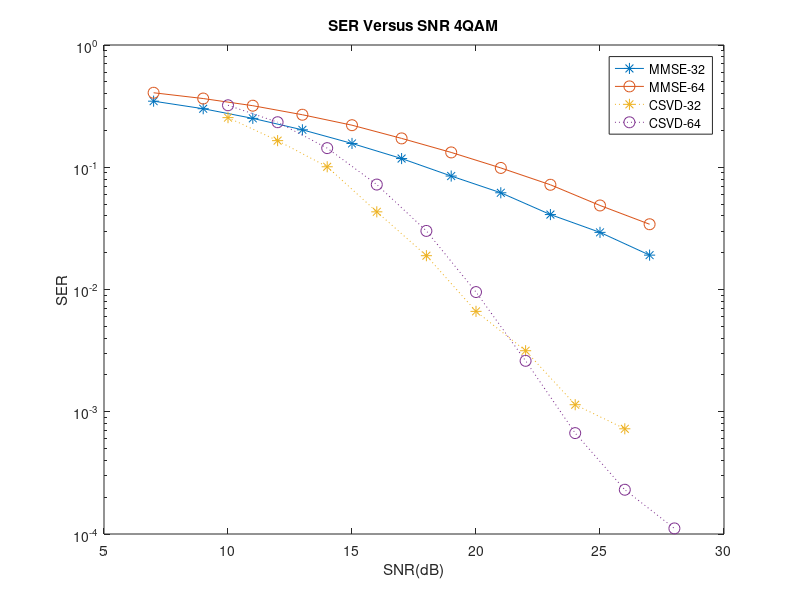
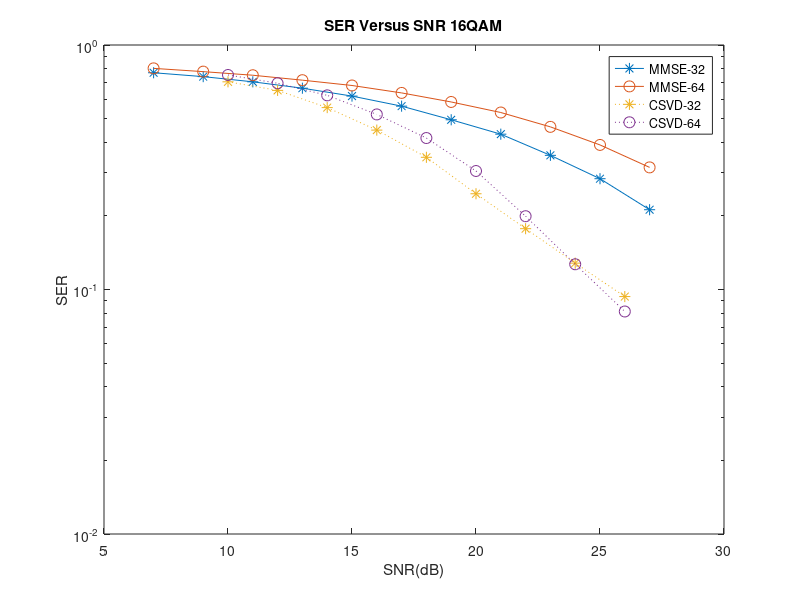

Recreate these plots in MATLAB, in order.
%% routine to plot SER vs SNR figure 
% RSVD modified version:
%modification includes: correct the calculation of noiseterm (use absolute value)
%reduce clipping operation
%get feasible hyper parameter settings (C=4, epsilon=1e-7, tol=1e-3)
%apply and veritfy update rule to Theta and G
%modify stopping criteria (use absolute value and use rough adaptive stopping cirteria to reduce step size when climb to the peak)
%the data come from the file '/home/tchen44/code/Tianpei/SVR for large MIMO/real SVR matlab/CSVR/test data/SER_16QAM'
%% MMSE 
SER_MMSE_32_4=[0.3471625000, 0.3011687500, 0.2510812500, 0.2024062500, 0.1565687500, 0.1178125000, 0.0847562500,...
    0.0618375000, 0.0410187500, 0.0293312500 ,0.0191062500];
SER_MMSE_32_16=[0.7700937500, 0.7424125000, 0.7070312500 ,0.6658000000, 0.6181000000, 0.5622250000,...
    0.4945250000, 0.4318125000, 0.3537750000 ,0.2838937500, 0.2119875000];
SER_MMSE_64_4=[0.4067812800, 0.3648468780, 0.3187862800, 0.2688406280 ,0.2208128000, 0.1722062800 ,0.1322280000, 0.0987093780,...
    0.0718893780, 0.0486878000, 0.0341812800 ];
SER_MMSE_64_16=[0.8025093750, 0.7781718750, 0.7522625000 ,0.7180750000, 0.6829937500, 0.6368843750, 0.5848312500 ,0.5295250000, 0.4625500000,...
    0.3902406250, 0.3158062500];

%% RSVD
SER_RSVD_32_4=[0.2546250000, 0.1650625000, 0.1009375000, 0.0431875000, 0.0189062500, 0.0066250000,...
    0.0031562500, 0.0011417611, 0.0007253946];
SER_RSVD_32_16=[0.7070312500, 0.6522500000, 0.5545937500, 0.4486875000, 0.3472812500,...
    0.2463750000, 0.1773125000, 0.1281875000, 0.0935625000];
SER_RSVD_64_4=[0.3213750000, 0.2335625000, 0.1433906250, 0.0721718750,0.0301406250, 0.0095312500, 0.0026093750, 0.0006688784,...
    0.0002301517, 0.0001110993];
SER_RSVD_64_16=[0.7541250000, 0.6975781250, 0.6224687500, 0.5200937500, 0.4164218750, 0.3052812500, 0.1994375000,...
    0.1268281250, 0.0812968750];



%% ploting figure
%% 4QAM
figure(1)
semilogy([10:2:30]-3, SER_MMSE_32_4, '-*', 'MarkerSize', 8), xlabel('SNR(dB)'), ylabel('SER');
hold on
semilogy([10:2:30]-3, SER_MMSE_64_4, '-o', 'MarkerSize', 8), xlabel('SNR(dB)'), ylabel('SER');
hold on 
semilogy([10:2:26], SER_RSVD_32_4, ':*', 'MarkerSize', 8), xlabel('SNR(dB)'), ylabel('SER');
hold on 
semilogy([10:2:28], SER_RSVD_64_4, ':o', 'MarkerSize', 8), xlabel('SNR(dB)'), ylabel('SER');
hold on
title('SER Versus SNR 4QAM'), legend('MMSE-32', 'MMSE-64', 'CSVD-32', 'CSVD-64');
hold off

%% 16QAM
%% 4QAM
figure(2)
semilogy([10:2:30]-3, SER_MMSE_32_16, '-*', 'MarkerSize', 8), xlabel('SNR(dB)'), ylabel('SER');
hold on
semilogy([10:2:30]-3, SER_MMSE_64_16, '-o', 'MarkerSize', 8), xlabel('SNR(dB)'), ylabel('SER');
hold on 
semilogy([10:2:26], SER_RSVD_32_16, ':*', 'MarkerSize', 8), xlabel('SNR(dB)'), ylabel('SER');
hold on 
semilogy([10:2:26], SER_RSVD_64_16, ':o', 'MarkerSize', 8), xlabel('SNR(dB)'), ylabel('SER');
hold on
title('SER Versus SNR 16QAM'), legend('MMSE-32', 'MMSE-64', 'CSVD-32', 'CSVD-64');
hold off



